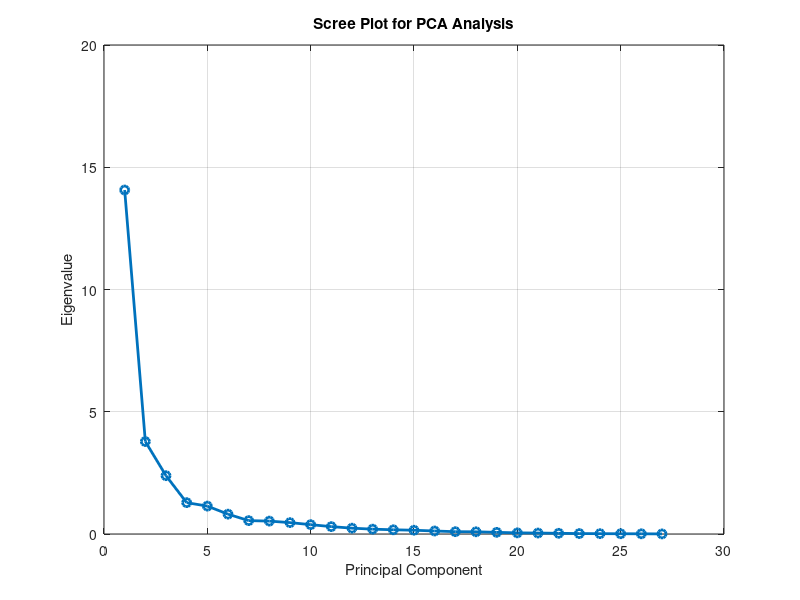
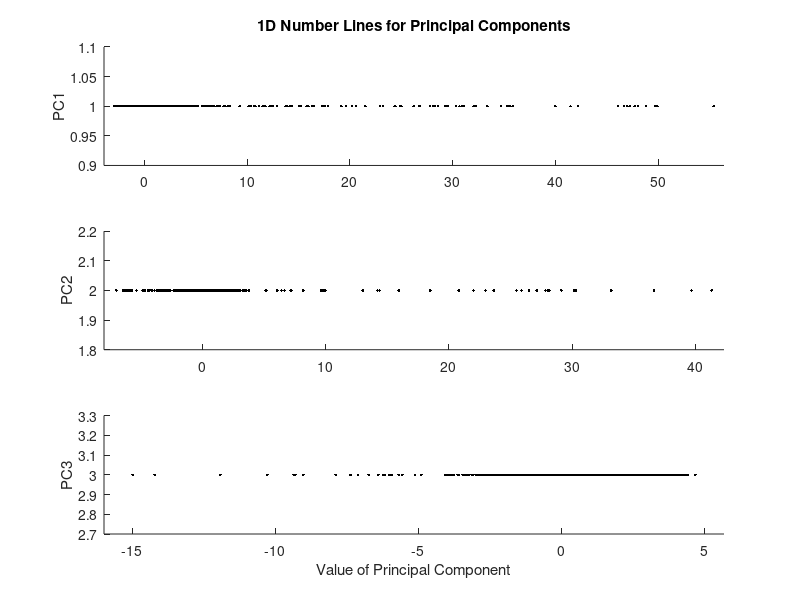
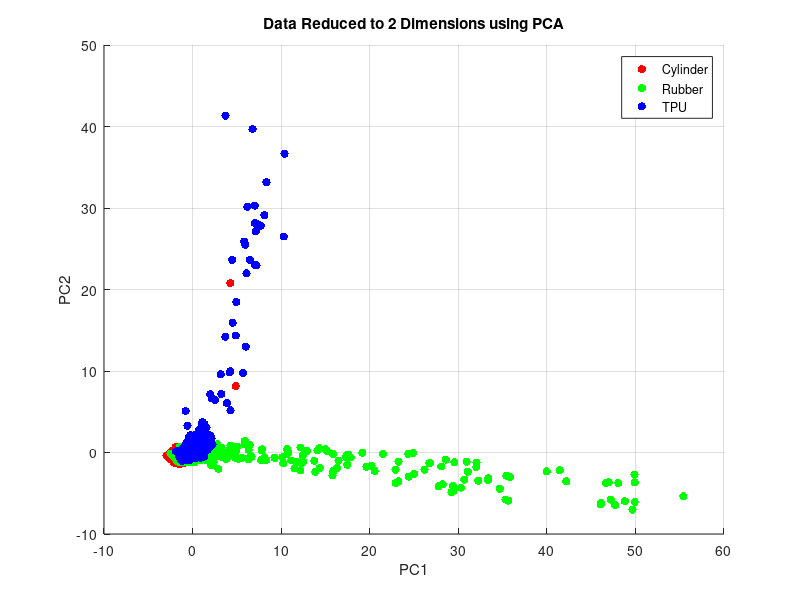

Source code (MATLAB) for these figures, in order:
% Load the data files

% ALL DATA
% data_cylinder = load('Data_set/cylinder_papillarray_single.mat');
% data_rubber = load('Data_set/cylinder_rubber_papillarray_single.mat');
% data_TPU = load('Data_set/cylinder_TPU_papillarray_single.mat');

% PEAK DATA
data_cylinder = load('Peak_Data/cylinder_peak_data.mat');
data_rubber = load('Peak_Data/cylinder_rubber_peak_data.mat');
data_TPU = load('Peak_Data/cylinder_TPU_peak_data.mat');

% Extract force data for all 9 papillae

% ALL DATA
% force_cylinder = data_cylinder.sensor_matrices_force; 
% force_rubber = data_rubber.sensor_matrices_force;  
% force_TPU = data_TPU.sensor_matrices_force;

% PEAK DATA
force_cylinder = data_cylinder.peak_tactile_force; 
force_rubber = data_rubber.peak_tactile_force;  
force_TPU = data_TPU.peak_tactile_force;

% Combine and standardise the data
combined_force = [force_cylinder; force_rubber; force_TPU];
standardized_data = (combined_force - mean(combined_force, 1)) ./ std(combined_force, 1);

% Perform PCA
[coeff, score, latent, tsquared, explained] = pca(standardized_data);

% Plot Scree Plot
figure;
plot(latent, 'o-', 'LineWidth', 2);
xlabel('Principal Component');
ylabel('Eigenvalue');
title('Scree Plot for PCA Analysis');
grid on;


%% B.2.b 
figure;
for i = 1:3
    subplot(3, 1, i);
    scatter(score(:, i), i * ones(size(score(:, i))), 'k', '.'); 
    ylabel(['PC', num2str(i)]);
    xlim([min(score(:, i)) - 1, max(score(:, i)) + 1]); % Adjust x-axis limits
    if i == 1
        title('1D Number Lines for Principal Components');
    end
end
xlabel('Value of Principal Component');

%% B.2.c
reduced_data = score(:, 1:2);
figure;
scatter(reduced_data(1:size(force_cylinder, 1), 1), reduced_data(1:size(force_cylinder, 1), 2), 'r', 'filled');
hold on;
scatter(reduced_data(size(force_cylinder, 1)+1:size(force_cylinder, 1)+size(force_rubber, 1), 1), ...
        reduced_data(size(force_cylinder, 1)+1:size(force_cylinder, 1)+size(force_rubber, 1), 2), 'g', 'filled');
scatter(reduced_data(size(force_cylinder, 1)+size(force_rubber, 1)+1:end, 1), ...
        reduced_data(size(force_cylinder, 1)+size(force_rubber, 1)+1:end, 2), 'b', 'filled');
xlabel('PC1');
ylabel('PC2');
title('Data Reduced to 2 Dimensions using PCA');
legend({'Cylinder', 'Rubber', 'TPU'}, 'Location', 'best');
grid on;

% Part d: Comment
disp('Comments on PCA Analysis:');
disp('- The scree plot shows how much variance each principal component explains.');
disp('- The first few components capture the majority of variance, indicating dimensionality reduction is effective.');
disp('- Using all nine papillae provides richer data for analysis compared to a single papilla (P4), but also increases complexity.');
disp('- The reduced 2D visualization shows clear separation between object types, highlighting PCA effectiveness.');
